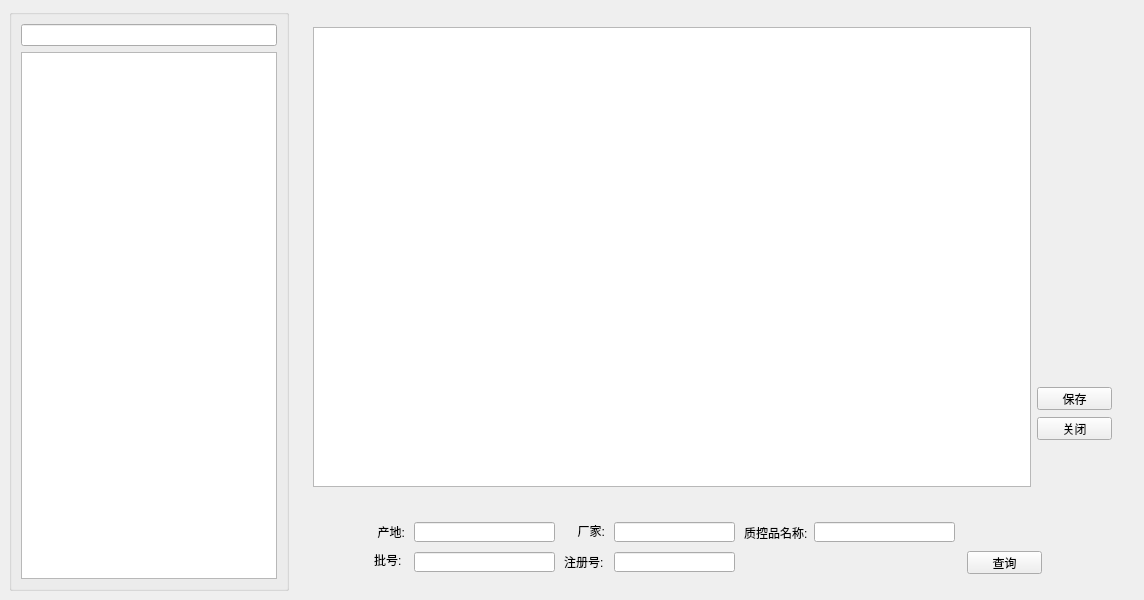
<?xml version="1.0" encoding="UTF-8"?>
<ui version="4.0">
 <class>NewReagentBatch</class>
 <widget class="QMainWindow" name="NewReagentBatch">
  <property name="geometry">
   <rect>
    <x>0</x>
    <y>0</y>
    <width>1144</width>
    <height>600</height>
   </rect>
  </property>
  <property name="windowTitle">
   <string>试剂批量新建</string>
  </property>
  <property name="windowIcon">
   <iconset resource="../Icon.qrc">
    <normaloff>:/images/clipboard.png</normaloff>:/images/clipboard.png</iconset>
  </property>
  <widget class="QWidget" name="centralwidget">
   <layout class="QHBoxLayout" name="horizontalLayout">
    <item>
     <widget class="QGroupBox" name="groupBox_3">
      <property name="sizePolicy">
       <sizepolicy hsizetype="Fixed" vsizetype="Preferred">
        <horstretch>0</horstretch>
        <verstretch>0</verstretch>
       </sizepolicy>
      </property>
      <property name="title">
       <string/>
      </property>
      <layout class="QVBoxLayout" name="verticalLayout">
       <item>
        <widget class="QLineEdit" name="inputKeyword"/>
       </item>
       <item>
        <widget class="QTreeWidget" name="treeWidget">
         <attribute name="headerVisible">
          <bool>false</bool>
         </attribute>
         <column>
          <property name="text">
           <string notr="true">1</string>
          </property>
         </column>
        </widget>
       </item>
      </layout>
     </widget>
    </item>
    <item>
     <widget class="QWidget" name="widget_1" native="true">
      <layout class="QVBoxLayout" name="verticalLayout_2">
       <item>
        <widget class="QWidget" name="widget_button" native="true">
         <layout class="QHBoxLayout" name="horizontalLayout_2">
          <item>
           <widget class="QTableWidget" name="table"/>
          </item>
          <item>
           <widget class="QWidget" name="widget_3" native="true">
            <property name="minimumSize">
             <size>
              <width>80</width>
              <height>0</height>
             </size>
            </property>
            <widget class="QPushButton" name="btnAdd">
             <property name="geometry">
              <rect>
               <x>10</x>
               <y>150</y>
               <width>32</width>
               <height>32</height>
              </rect>
             </property>
             <property name="text">
              <string/>
             </property>
             <property name="icon">
              <iconset resource="../Icon.qrc">
               <normaloff>:/images/add_big.png</normaloff>:/images/add_big.png</iconset>
             </property>
             <property name="iconSize">
              <size>
               <width>32</width>
               <height>32</height>
              </size>
             </property>
             <property name="flat">
              <bool>true</bool>
             </property>
            </widget>
            <widget class="QPushButton" name="btnDelete">
             <property name="geometry">
              <rect>
               <x>10</x>
               <y>190</y>
               <width>32</width>
               <height>32</height>
              </rect>
             </property>
             <property name="text">
              <string/>
             </property>
             <property name="icon">
              <iconset resource="../Icon.qrc">
               <normaloff>:/images/delete_big.png</normaloff>:/images/delete_big.png</iconset>
             </property>
             <property name="iconSize">
              <size>
               <width>32</width>
               <height>32</height>
              </size>
             </property>
             <property name="flat">
              <bool>true</bool>
             </property>
            </widget>
            <widget class="QPushButton" name="btnOK">
             <property name="geometry">
              <rect>
               <x>0</x>
               <y>360</y>
               <width>75</width>
               <height>23</height>
              </rect>
             </property>
             <property name="text">
              <string>保存</string>
             </property>
            </widget>
            <widget class="QPushButton" name="btnCancel">
             <property name="geometry">
              <rect>
               <x>0</x>
               <y>390</y>
               <width>75</width>
               <height>23</height>
              </rect>
             </property>
             <property name="text">
              <string>关闭</string>
             </property>
            </widget>
           </widget>
          </item>
         </layout>
        </widget>
       </item>
       <item>
        <widget class="QWidget" name="widget_4" native="true">
         <property name="minimumSize">
          <size>
           <width>0</width>
           <height>80</height>
          </size>
         </property>
         <property name="maximumSize">
          <size>
           <width>16777215</width>
           <height>80</height>
          </size>
         </property>
         <widget class="QLabel" name="label_6">
          <property name="geometry">
           <rect>
            <x>70</x>
            <y>50</y>
            <width>41</width>
            <height>16</height>
           </rect>
          </property>
          <property name="text">
           <string>批号:</string>
          </property>
         </widget>
         <widget class="QLabel" name="label_2">
          <property name="geometry">
           <rect>
            <x>220</x>
            <y>21</y>
            <width>81</width>
            <height>16</height>
           </rect>
          </property>
          <property name="text">
           <string>厂家:</string>
          </property>
          <property name="alignment">
           <set>Qt::AlignRight|Qt::AlignTrailing|Qt::AlignVCenter</set>
          </property>
         </widget>
         <widget class="QLabel" name="label_3">
          <property name="geometry">
           <rect>
            <x>50</x>
            <y>20</y>
            <width>51</width>
            <height>20</height>
           </rect>
          </property>
          <property name="text">
           <string>产地:</string>
          </property>
          <property name="alignment">
           <set>Qt::AlignRight|Qt::AlignTrailing|Qt::AlignVCenter</set>
          </property>
         </widget>
         <widget class="QLineEdit" name="inputBatchNo">
          <property name="geometry">
           <rect>
            <x>110</x>
            <y>50</y>
            <width>141</width>
            <height>20</height>
           </rect>
          </property>
         </widget>
         <widget class="QLabel" name="inputDescription">
          <property name="geometry">
           <rect>
            <x>340</x>
            <y>76</y>
            <width>201</width>
            <height>16</height>
           </rect>
          </property>
          <property name="text">
           <string/>
          </property>
          <property name="alignment">
           <set>Qt::AlignRight|Qt::AlignTrailing|Qt::AlignVCenter</set>
          </property>
         </widget>
         <widget class="QLabel" name="label_7">
          <property name="geometry">
           <rect>
            <x>260</x>
            <y>52</y>
            <width>81</width>
            <height>16</height>
           </rect>
          </property>
          <property name="text">
           <string>注册号:</string>
          </property>
         </widget>
         <widget class="QLineEdit" name="inputRegisterNo">
          <property name="geometry">
           <rect>
            <x>310</x>
            <y>50</y>
            <width>121</width>
            <height>20</height>
           </rect>
          </property>
         </widget>
         <widget class="QPushButton" name="pushButton">
          <property name="geometry">
           <rect>
            <x>663</x>
            <y>49</y>
            <width>75</width>
            <height>23</height>
           </rect>
          </property>
          <property name="text">
           <string>查询</string>
          </property>
         </widget>
         <widget class="QLabel" name="lblTestTypeInfo_3">
          <property name="geometry">
           <rect>
            <x>440</x>
            <y>21</y>
            <width>71</width>
            <height>20</height>
           </rect>
          </property>
          <property name="text">
           <string>质控品名称:</string>
          </property>
          <property name="alignment">
           <set>Qt::AlignLeading|Qt::AlignLeft|Qt::AlignVCenter</set>
          </property>
         </widget>
         <widget class="QLineEdit" name="inputReagentName">
          <property name="geometry">
           <rect>
            <x>510</x>
            <y>20</y>
            <width>141</width>
            <height>20</height>
           </rect>
          </property>
         </widget>
         <widget class="QLineEdit" name="inputCountry">
          <property name="geometry">
           <rect>
            <x>110</x>
            <y>20</y>
            <width>141</width>
            <height>20</height>
           </rect>
          </property>
         </widget>
         <widget class="QLineEdit" name="inputMenufacturer">
          <property name="geometry">
           <rect>
            <x>310</x>
            <y>20</y>
            <width>121</width>
            <height>20</height>
           </rect>
          </property>
         </widget>
        </widget>
       </item>
      </layout>
     </widget>
    </item>
   </layout>
  </widget>
 </widget>
 <resources>
  <include location="../Icon.qrc"/>
 </resources>
 <connections/>
</ui>
